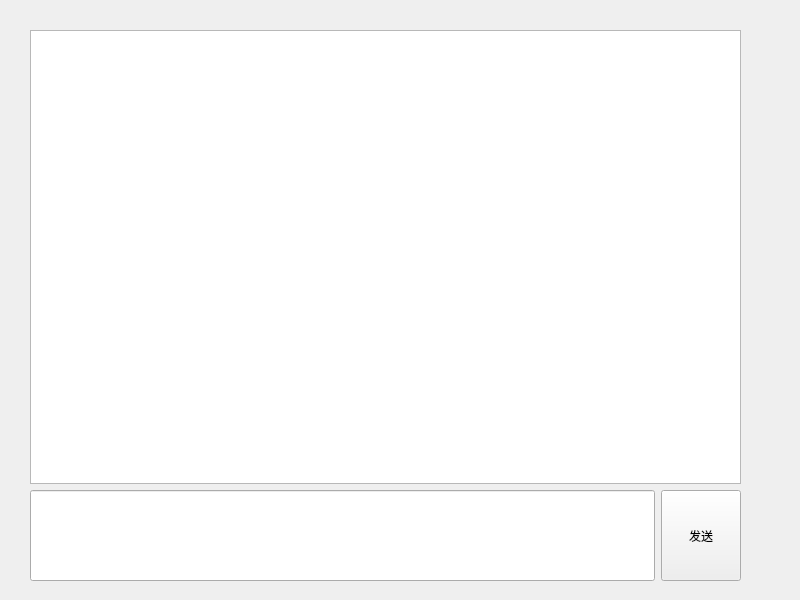
<?xml version="1.0" encoding="UTF-8"?>
<ui version="4.0">
 <class>Widget</class>
 <widget class="QWidget" name="Widget">
  <property name="geometry">
   <rect>
    <x>0</x>
    <y>0</y>
    <width>800</width>
    <height>600</height>
   </rect>
  </property>
  <property name="windowTitle">
   <string>Widget</string>
  </property>
  <widget class="QWidget" name="">
   <property name="geometry">
    <rect>
     <x>30</x>
     <y>30</y>
     <width>711</width>
     <height>551</height>
    </rect>
   </property>
   <layout class="QVBoxLayout" name="verticalLayout" stretch="5,1">
    <item>
     <widget class="QListWidget" name="listWidget"/>
    </item>
    <item>
     <layout class="QHBoxLayout" name="horizontalLayout">
      <item>
       <widget class="QLineEdit" name="lineEdit">
        <property name="sizePolicy">
         <sizepolicy hsizetype="Expanding" vsizetype="Expanding">
          <horstretch>0</horstretch>
          <verstretch>0</verstretch>
         </sizepolicy>
        </property>
       </widget>
      </item>
      <item>
       <widget class="QPushButton" name="pushButton">
        <property name="sizePolicy">
         <sizepolicy hsizetype="Minimum" vsizetype="Expanding">
          <horstretch>0</horstretch>
          <verstretch>0</verstretch>
         </sizepolicy>
        </property>
        <property name="text">
         <string>发送</string>
        </property>
       </widget>
      </item>
     </layout>
    </item>
   </layout>
  </widget>
 </widget>
 <resources/>
 <connections/>
</ui>
